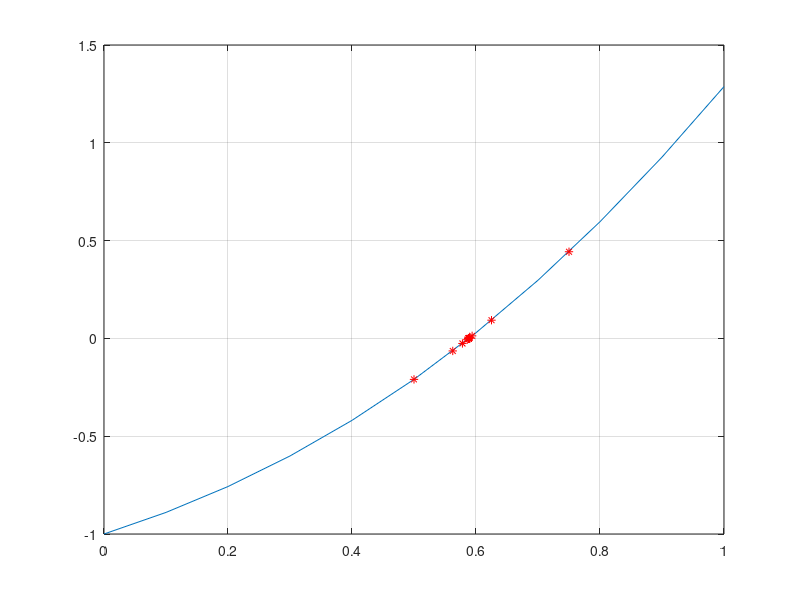

The MATLAB script that drew this image:
% Função descrita para matlab, conferir se continua igual no octave

function bissecao
  clear
  clc
  format long
  erro = 10^-6;
  a = 0;
  b = 1;

  x = [a:0.1:b];
  y = funcao(x);
  plot(x,y);
  grid
  hold on

  fa = funcao(a);
  fb = funcao(b);
  k = 0;
  fxm = 1;

  while abs(fxm) > erro
    k = k+1;
    xm = (a+b)/2;
    fxm = funcao(xm);
    plot(xm,fxm,'r*')
    if fa*fxm < 0
      b = xm;
    else
      a = xm;
      fa = fxm;
    end
    %xms(k) = xm;
  end

  xm
  k
  fxm

  function y=funcao(x)
    y=exp(x).*sin(x)-1;
  end

end
